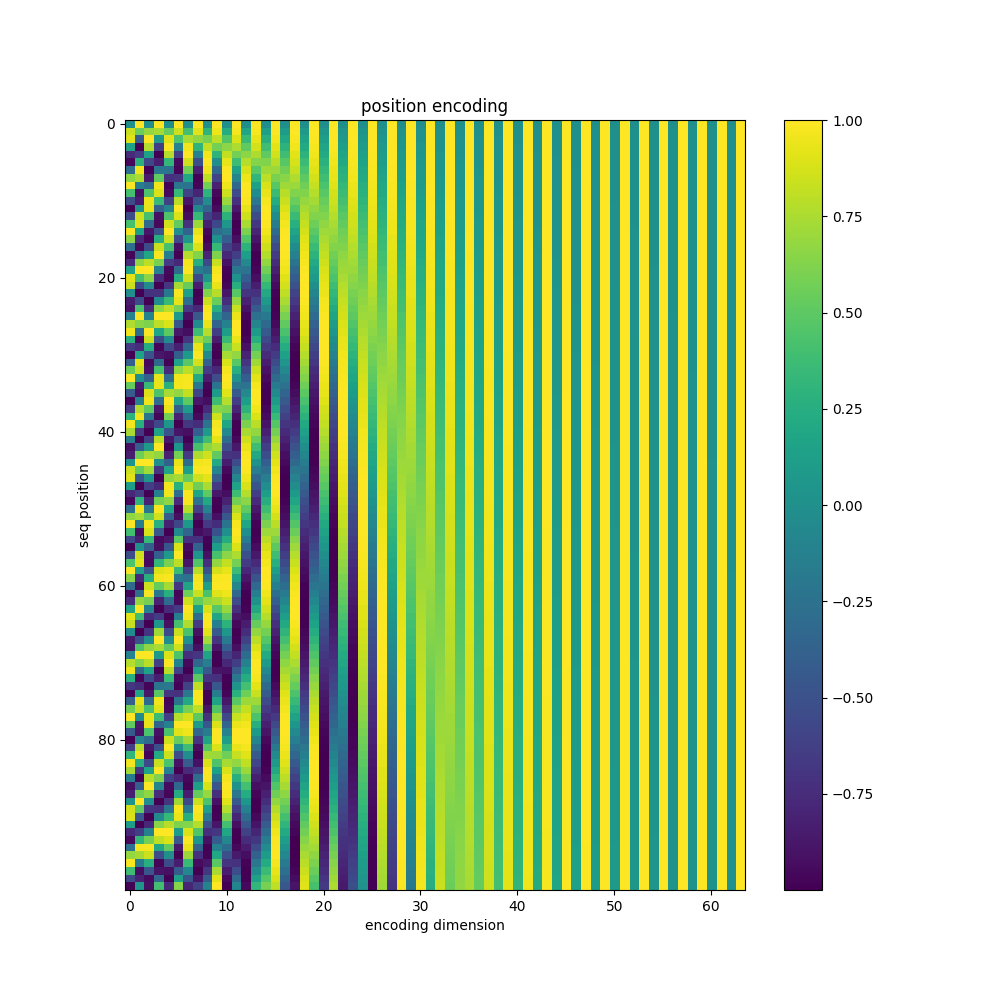

The script that drew this image:
import numpy as np
import matplotlib.pyplot as plt


def positional_encoding(max_seq_len, d_model):
    """
    Transformer論文で説明されている位置エンコーディングを実装します。

    アルゴリズムのステップ：
    1. 各位置に対して、異なる周波数の波の系列を生成する
    2. 偶数インデックスには正弦を、奇数インデックスには余弦を使用する
    3. 指数関数的に減衰する周波数を使用して、各位置の一意性を確保する

    引数：
    max_seq_len (int): 最大シーケンス長
    d_model (int): モデルの次元

    戻り値：
    np.array: 形状が(max_seq_len, d_model)の位置エンコーディング
    """
    position = np.arange(max_seq_len)[:, np.newaxis]
    div_term = np.exp(np.arange(0, d_model, 2) * -(np.log(10000.0) / d_model))

    pos_encoding = np.zeros((max_seq_len, d_model))
    pos_encoding[:, 0::2] = np.sin(position * div_term)
    pos_encoding[:, 1::2] = np.cos(position * div_term)

    return pos_encoding


# 関数をテスト
max_seq_len, d_model = 100, 64
pe = positional_encoding(max_seq_len, d_model)

# 位置エンコーディングを可視化
plt.figure(figsize=(10, 10))
plt.imshow(pe, cmap="viridis", aspect="auto")
plt.title("position encoding")
plt.xlabel("encoding dimension")
plt.ylabel("seq position")
plt.colorbar()
plt.show()

print("位置エンコーディングの形状:", pe.shape)
print("\n最初の位置の最初の数値:")
print(pe[0, :10])
